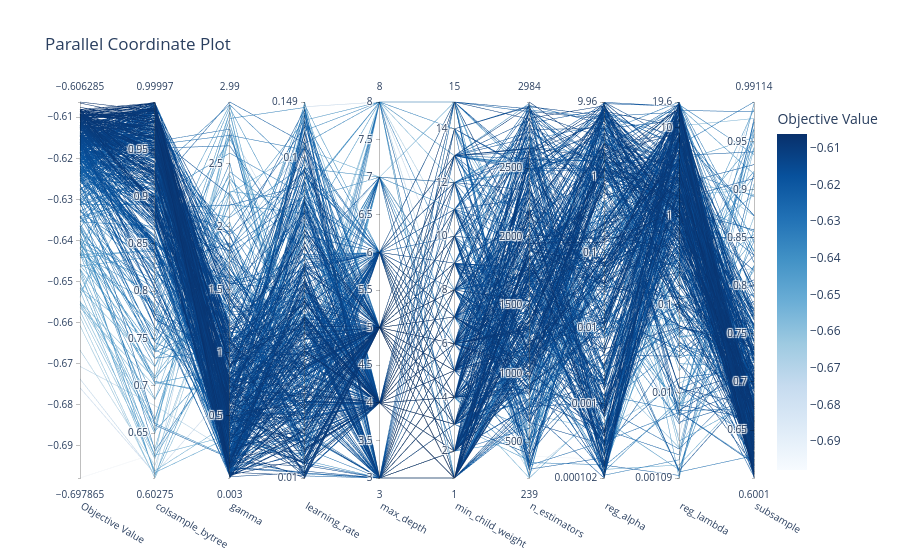

Source (notebook cell):
### Code cell
optuna.visualization.plot_parallel_coordinate(study)

### Figure 1 — Plotly figure (JSON) as saved in the notebook; plotly's stock layout.template omitted (floating-point values rounded to 4 significant figures; data arrays with more than 128 entries replaced by an {"elided": "..."} marker saying what was removed)
{"data": [{"dimensions": [{"label": "Objective Value", "range": [-0.6979, -0.6063], "values": {"elided": "500 float values"}}, {"label": "colsample_bytree", "range": [0.6028, 1.0], "values": {"elided": "500 float values"}}, {"label": "gamma", "range": [0.00302, 2.99], "values": {"elided": "500 float values"}}, {"label": "learning_rate", "range": [-1.999, -0.827], "ticktext": ["0.01", "0.1", "0.149"], "tickvals": [-1.999, -1, -0.827], "values": {"elided": "500 float values"}}, {"label": "max_depth", "range": [3, 8], "values": {"elided": "500 int values"}}, {"label": "min_child_weight", "range": [1, 15], "values": {"elided": "500 int values"}}, {"label": "n_estimators", "range": [239, 2984], "values": {"elided": "500 int values"}}, {"label": "reg_alpha", "range": [-3.99, 0.9982], "ticktext": ["0.000102", "0.001", "0.01", "0.1", "1", "9.96"], "tickvals": [-3.99, -3, -2, -1, 0, 0.9982], "values": {"elided": "500 float values"}}, {"label": "reg_lambda", "range": [-2.962, 1.293], "ticktext": ["0.00109", "0.01", "0.1", "1", "10", "19.6"], "tickvals": [-2.962, -2, -1, 0, 1, 1.293], "values": {"elided": "500 float values"}}, {"label": "subsample", "range": [0.6001, 0.9911], "values": {"elided": "500 float values"}}], "labelangle": 30, "labelside": "bottom", "line": {"color": {"elided": "500 float values"}, "colorbar": {"title": {"text": "Objective Value"}}, "colorscale": [[0, "rgb(247,251,255)"], [0.125, "rgb(222,235,247)"], [0.25, "rgb(198,219,239)"], [0.375, "rgb(158,202,225)"], [0.5, "rgb(107,174,214)"], [0.625, "rgb(66,146,198)"], [0.75, "rgb(33,113,181)"], [0.875, "rgb(8,81,156)"], [1, "rgb(8,48,107)"]], "reversescale": false, "showscale": true}, "type": "parcoords"}], "layout": {"title": {"text": "Parallel Coordinate Plot"}}}
